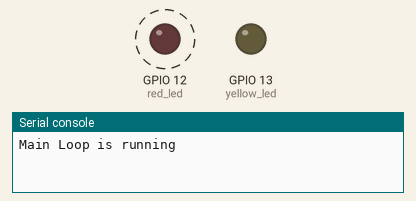
Recording of a program running on a simulated ESP32 board running MicroPython. Shown: output pins drawn as LEDs (lit = HIGH), the last lines printed to the serial console. Dashed ring = blinking.

Above: at 0.2 s.
At 3.7 s:
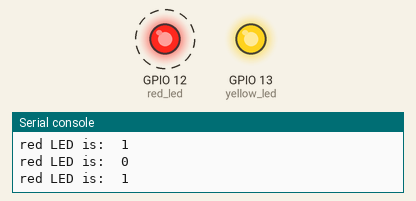
Timing chart, 0 to 5.2 s (numbered marks = the images above):
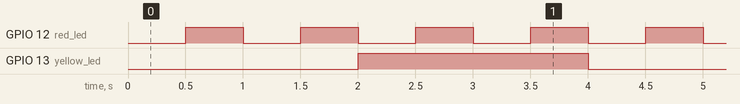

The program:

blink_two_leds_timer.py
```python
# Complete project details at https://RandomNerdTutorials.com/micropython-programming-with-esp32-and-esp8266/

from machine import Pin, Timer
from time import sleep

# LEDs
red_led_pin = 12
red_led = Pin(red_led_pin, Pin.OUT)
yellow_led_pin = 13
yellow_led = Pin(yellow_led_pin, Pin.OUT)

# Callback function for the red timer
def toggle_red_led(timer):
    red_led.value(not red_led.value())  # Toggle the LED state (ON/OFF)
    print('red LED is: ', red_led.value())

# Callback function for the yellow timer
def toggle_yellow_led(timer):
    yellow_led.value(not yellow_led.value())  # Toggle the LED state (ON/OFF)
    print('yellow LED is: ', yellow_led.value())

# Create periodic timers
red_timer = Timer(1)
yellow_timer = Timer(2)

# Init the timers
red_timer.init(mode=Timer.PERIODIC, period=500, callback=toggle_red_led)  # Timer repeats every 0.5 second
yellow_timer.init(mode=Timer.PERIODIC, period=2000, callback=toggle_yellow_led)  # Timer repeats every 2 seconds

try:
    # Main loop (optional)
    while True:
        print('Main Loop is running')
        sleep(2)

except KeyboardInterrupt:
    # Keyboard interrupt occurred, deinitialize the timers
    red_timer.deinit()
    yellow_timer.deinit()
    print('Timers deinitialized')
    # Turn off the LEDs
    yellow_led.value(0)
    red_led.value(0)
```

Measured:
- by itself, GPIO 12 (red_led): alternates HIGH for 0.50 s and LOW for 0.50 s
- by itself, GPIO 13 (yellow_led): alternates HIGH for 2.0 s and LOW for 2.0 s
- by itself, everything shown: repeats every 4.0 s, in 8 steps
